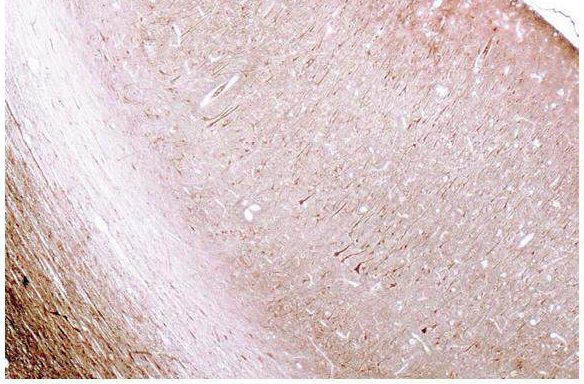
#> input picture assets/prep/0113-010-0-mask.jpg, 584 x 384 px
$ python -i build_baked.py   (imports and definitions only)
#> lines starting #> are read from the running program, lines starting #| are printed output that depends on the picture; after the words box and inside, x2 and y2 are one past the last pixel; in counts of white or black regions, pixels touching at a corner belong together
### scripts/build_assets.py
#!/usr/bin/env python3
"""Собирает изображения и данные тренажёра из трёх PDF с гистологическими препаратами.

Запуск:
    python3 scripts/build_assets.py --pdf-dir /path/to/pdfs

Зависимости: pymupdf, pillow, numpy, opencv-python-headless.
Результат: assets/prep/*.jpg, assets/reveal/*.jpg, js/data/preparations.js.

Исходные PDF в репозиторий не кладём: готовые изображения уже включены,
а скрипт нужен только для пересборки датасета.
"""
from __future__ import annotations

import argparse
import json
import math
import os
import re
import sys
from collections import defaultdict
from pathlib import Path

import cv2
import numpy as np
import pymupdf
from PIL import Image


ROOT = Path(__file__).resolve().parents[1]
PDF_FILES = [
    "Гистология_0113-0220-сжатый.pdf",
    "Гистология_0221-0330-сжатый.pdf",
    "Гистология_0331-0426-сжатый.pdf",
]
TAGS = ["0113", "0221", "0331"]
SLIDE_OFFSET = {"0113": 112, "0221": 220, "0331": 330}

SYSTEMS = [
    ("nervous", "Нервная система", "#7c6cf6"),
    ("sense", "Органы чувств", "#e0799c"),
    ("cardio", "Сердечно-сосудистая система", "#e05656"),
    ("endocrine", "Эндокринная система", "#d99327"),
    ("immune", "Кроветворение и иммунная система", "#3aa98a"),
    ("digestive", "Пищеварительная система", "#4a8fd8"),
    ("respiratory", "Дыхательная система", "#3f9ec4"),
    ("urinary", "Мочевыделительная система", "#8b6cd9"),
    ("reproductive", "Половая система", "#d368b0"),
    ("skin", "Кожа и её придатки", "#b98a55"),
    ("tooth", "Развитие зуба", "#5b8f6f"),
    ("embryo", "Плацента и эмбриональные ткани", "#a070c9"),
]

# id, название, номер, окраска, система, диапазоны (tag, первая страница, последняя страница)
GROUPS = [
    ("cerebellum_silver", "Мозжечок (импрегнация солями серебра)", "91", "Импрегнация солями серебра", "nervous", [("0113", 1, 4)]),
    ("cerebellum_he", "Мозжечок (гематоксилин-эозин)", "90", "Гематоксилин — эозин", "nervous", [("0113", 5, 8)]),
    ("neocortex", "Кора большого мозга (неокортекс)", "92", "Импрегнация солями серебра", "nervous", [("0113", 9, 12)]),
    ("cornea", "Роговица глаза", "93", "Гематоксилин — эозин", "sense", [("0113", 13, 15)]),
    ("retina", "Задняя стенка глаза (сетчатка)", "95", "Гематоксилин — эозин", "sense", [("0113", 16, 20)]),
    ("cochlea", "Улитка внутреннего уха (кортиев орган)", "96", "Гематоксилин — эозин", "sense", [("0113", 21, 26)]),
    ("microvessels", "Артериолы, венулы и капилляры мягкой мозговой оболочки", "", "Гематоксилин — эозин", "cardio", [("0113", 27, 32)]),
    ("neurovascular", "Сосудисто-нервный пучок", "102", "Гематоксилин — эозин", "cardio", [("0113", 33, 36)]),
    ("aorta", "Аорта", "", "Гематоксилин — эозин", "cardio", [("0113", 37, 39)]),
    ("heart", "Стенка сердца", "107", "Гематоксилин — эозин", "cardio", [("0113", 40, 48)]),
    ("purkinje", "Волокна Пуркинье (стенка сердца)", "107а", "Гематоксилин — эозин", "cardio", [("0113", 49, 50)]),
    ("pituitary", "Гипофиз", "109", "Гематоксилин — эозин", "endocrine", [("0113", 51, 59)]),
    ("thyroid", "Щитовидная железа", "110 / 110а", "Гематоксилин — эозин", "endocrine", [("0113", 60, 64)]),
    ("parathyroid", "Паращитовидная железа", "111", "Гематоксилин — эозин", "endocrine", [("0113", 65, 70)]),
    ("adrenal", "Надпочечник", "112", "Гематоксилин — эозин", "endocrine", [("0113", 71, 75)]),
    ("bone_marrow", "Красный костный мозг (мазок)", "115", "Гематоксилин — эозин", "immune", [("0113", 76, 79)]),
    ("thymus", "Тимус", "", "Гематоксилин — эозин", "immune", [("0113", 80, 89)]),
    ("lymph_node", "Лимфатический узел", "", "Гематоксилин — эозин", "immune", [("0113", 90, 100)]),
    ("spleen", "Селезёнка", "119", "Гематоксилин — эозин", "immune", [("0113", 101, 108), ("0221", 1, 4)]),
    ("tonsil", "Нёбная миндалина", "125", "Гематоксилин — эозин", "immune", [("0221", 5, 8)]),
    ("tongue_tip", "Срез кончика языка (кошки)", "", "Гематоксилин — эозин", "digestive", [("0221", 9, 11)]),
    ("tongue_foliate", "Язык: листовидные сосочки (кролика)", "", "Гематоксилин — эозин", "digestive", [("0221", 12, 13)]),
    ("esophagus", "Пищевод (поперечный срез верхней трети)", "124", "Гематоксилин — эозин", "digestive", [("0221", 14, 18)]),
    ("stomach_fundus", "Фундальный отдел желудка (дно)", "", "Конгорот — железный гематоксилин", "digestive", [("0221", 19, 22)]),
    ("stomach_pylorus", "Пилорическая часть желудка", "", "Гематоксилин — эозин", "digestive", [("0221", 23, 26)]),
    ("duodenum", "12-перстная кишка", "130", "Гематоксилин — эозин", "digestive", [("0221", 27, 31)]),
    ("jejunum", "Тощая кишка", "131", "Гематоксилин — эозин", "digestive", [("0221", 32, 35)]),
    ("colon", "Толстая кишка", "132", "Гематоксилин — эозин", "digestive", [("0221", 36, 41)]),
    ("appendix", "Червеобразный отросток (аппендикс)", "", "Гематоксилин — эозин", "digestive", [("0221", 42, 44)]),
    ("parotid", "Околоушная слюнная железа", "", "Гематоксилин — эозин", "digestive", [("0221", 45, 47)]),
    ("submandibular", "Подчелюстная слюнная железа", "", "Гематоксилин — эозин", "digestive", [("0221", 48, 50)]),
    ("sublingual", "Подъязычная слюнная железа", "", "Гематоксилин — эозин", "digestive", [("0221", 51, 53)]),
    ("pancreas", "Поджелудочная железа", "", "Гематоксилин — эозин", "digestive", [("0221", 54, 59)]),
    ("liver_pig", "Печень свиньи", "", "Гематоксилин — пикрофуксин", "digestive", [("0221", 60, 64)]),
    ("liver_human", "Печень человека", "136", "Гематоксилин — эозин", "digestive", [("0221", 65, 69)]),
    ("trachea", "Трахея", "64", "Гематоксилин — эозин", "respiratory", [("0221", 70, 74)]),
    ("lung", "Лёгкое", "", "Гематоксилин — эозин", "respiratory", [("0221", 75, 86)]),
    ("skin_finger", "Кожа пальца", "", "Гематоксилин — эозин", "skin", [("0221", 87, 90)]),
    ("skin_hair", "Кожа с волосом", "", "Гематоксилин — эозин", "skin", [("0221", 91, 94)]),
    ("kidney_rat", "Почка крысы", "146 / 146в", "Гематоксилин — эозин", "urinary", [("0221", 95, 110), ("0331", 1, 12)]),
    ("kidney_mallory", "Почка (окраска по Маллори)", "146", "По Маллори", "urinary", [("0331", 13, 25)]),
    ("bladder", "Мочевой пузырь", "147", "Гематоксилин — эозин", "urinary", [("0331", 26, 30)]),
    ("testis", "Семенник (яичко)", "149", "Гематоксилин — эозин", "reproductive", [("0331", 31, 36)]),
    ("epididymis", "Придаток семенника", "150", "Гематоксилин — эозин", "reproductive", [("0331", 37, 40)]),
    ("prostate", "Предстательная железа", "151", "Гематоксилин — эозин", "reproductive", [("0331", 41, 44)]),
    ("ovary", "Яичник (срез яичника кошки)", "152", "Гематоксилин — эозин", "reproductive", [("0331", 45, 48)]),
    ("corpus_luteum", "Жёлтое тело яичника", "153", "Гематоксилин — эозин", "reproductive", [("0331", 49, 52)]),
    ("uterus", "Матка (поперечный срез)", "154", "Гематоксилин — эозин", "reproductive", [("0331", 53, 57)]),
    ("mammary", "Лактирующая молочная железа", "157", "Гематоксилин — эозин", "reproductive", [("0331", 58, 61)]),
    ("placenta", "Плацента (плодная и материнская части)", "158 / 159", "Гематоксилин — эозин", "embryo", [("0331", 62, 68)]),
    ("pineal", "Эпифиз (шишковидное тело)", "", "Гематоксилин — эозин", "endocrine", [("0331", 69, 70)]),
    ("tooth_early", "Ранняя стадия развития зуба (эмалевый орган)", "", "Гематоксилин — эозин", "tooth", [("0331", 71, 72)]),
    ("tooth_late", "Поздняя стадия развития зуба (гистогенез)", "", "Гематоксилин — эозин", "tooth", [("0331", 73, 75)]),
    ("esoph_gastric", "Переход пищевода в желудок", "127", "Гематоксилин — эозин", "digestive", [("0331", 76, 80)]),
    ("gallbladder", "Желчный пузырь", "140", "Гематоксилин — эозин", "digestive", [("0331", 81, 84)]),
    ("ureter", "Мочеточник (поперечный срез)", "148", "Гематоксилин — эозин", "urinary", [("0331", 85, 88)]),
    ("oviduct", "Яйцевод (маточная труба)", "155", "Гематоксилин — эозин", "reproductive", [("0331", 89, 93)]),
    ("gastroduodenal", "Переход желудка в 12-перстную кишку", "129а", "Гематоксилин — эозин", "digestive", [("0331", 94, 96)]),
]

# Препараты, для которых в PDF нет описания — только снимки с подписями-стрелками.
# Текст написан под то, что реально видно на срезах этой серии.
HINTS_MANUAL = {
    "cerebellum_he": (
        "Серое и белое вещество образуют извилины и борозды, покрытые мягкой мозговой "
        "оболочкой с сосудами. Кора построена из трёх слоёв: светлого молекулярного с "
        "редкими мелкими клетками, ганглионарного — из одного ряда крупных грушевидных "
        "нейронов, и самого тёмного зернистого слоя из плотно лежащих клеток-зёрен. "
        "В центре извилины видно белое вещество."
    ),
    "cerebellum_silver": (
        "Импрегнация солями серебра окрашивает нейроны целиком: на светлом фоне видны "
        "чёрные тела клеток с отходящими дендритами. Кора построена из трёх слоёв: светлого "
        "молекулярного с тонкими дендритами, ряда крупных грушевидных нейронов в "
        "ганглионарном слое и тёмного зернистого из клеток-зёрен. В глубине извилины — "
        "белое вещество; рядом лежит мягкая мозговая оболочка."
    ),
    "placenta": (
        "На снимке — ветвящиеся ворсины в материнской крови. Каждая покрыта трофобластом: "
        "снаружи симпластотрофобласт, под ним цитотрофобласт. Соединительная ткань внутри "
        "ворсины содержит фибробласты и макрофаги, рядом видны сосуды с эритроцитами "
        "зародыша."
    ),
    "thyroid": (
        "Орган покрыт соединительнотканной капсулой, от которой внутрь отходят трабекулы, "
        "делящие паренхиму на дольки. Основная структура — фолликулы: пузырьки разной "
        "величины, стенка которых образована одним слоем тироцитов, а просвет заполнен "
        "розовым коллоидом. Между фолликулами лежит рыхлая соединительная ткань с "
        "капиллярами и межфолликулярными клетками."
    ),
    "spleen": (
        "Орган покрыт соединительнотканной капсулой из плотной волокнистой ткани с "
        "примесью гладкомышечных клеток; от неё внутрь отходят трабекулы, образующие "
        "каркас. Паренхима — пульпа — делится на белую (лимфоидные фолликулы вокруг "
        "артерий) и красную, пронизанную синусоидами и тяжами клеток."
    ),
    "lymph_node": (
        "Орган покрыт соединительнотканной капсулой, от которой внутрь отходят трабекулы. "
        "Паренхима разделена на корковое вещество с лимфоидными фолликулами по периферии и "
        "мозговое — с мозговыми тяжами в центре. Между ними лежат синусы: щелевидные "
        "пространства, выстланные эндотелием, по которым течёт лимфа."
    ),
    "esoph_gastric": (
        "На срезе видна резкая граница между двумя отделами пищеварительного тракта — "
        "зубчатая линия. Со стороны пищевода слизистую выстилает многослойный плоский "
        "неороговевающий эпителий, образующий глубокие продольные складки; он окрашен "
        "эозином в розовый цвет. Со стороны желудка эпителий однослойный призматический "
        "железистый, с желудочными ямками и железами в собственной пластинке."
    ),
    "kidney_rat": (
        "Орган покрыт капсулой; паренхима разделена на корковое и мозговое вещество. "
        "В корковом веществе разбросаны почечные тельца: клубочек капилляров внутри "
        "двухслойной капсулы, рядом — проксимальные и дистальные извитые канальцы с "
        "кубическим эпителием, у проксимальных видна щёточная каёмка. В мозговом веществе "
        "тянутся прямые канальцы и собирательные трубочки, визуально сходные с лучами."
    ),
    "purkinje": (
        "Под эндокардом, в толще миокарда, видны крупные проводящие кардиомиоциты: они "
        "заметно шире и длиннее обычных рабочих, собраны в пучки, окружённые "
        "соединительной тканью. Цитоплазма светлая, почти без поперечной исчерченности, "
        "ядра крупные, лежат в центре клетки. Рядом проходят обычные сократительные "
        "кардиомиоциты."
    ),
    "tongue_foliate": (
        "Слизистая оболочка образует параллельные складки высотой в несколько миллиметров, "
        "разделённые глубокими бороздами. Свободную поверхность покрывает многослойный "
        "плоский неороговевающий эпителий, местами с вкусовыми почками на боковых стенках "
        "борозд. В собственной пластинке лежат белковые железы, кровеносные сосуды и "
        "нервные волокна, глубже — пучки скелетной мышечной ткани."
    ),
    "microvessels": (
        "На срезе видны многочисленные сосуды разного калибра, лежащие в рыхлой "
        "соединительной ткани. Артериальные ветви узнаются по более толстой стенке с "
        "заметным слоем гладких миоцитов и узкому просвету, венозные — по широкому "
        "просвету и тонкой стенке, капилляры — по одному слою эндотелиальных клеток. "
        "Кровяное содержимое местами сохранилось в просветах."
    ),
    "bladder": (
        "Стенка полого органа состоит из слизистой, подслизистой, мышечной и серозной "
        "оболочек. Слизистая выстлана переходным эпителием: поверхностные клетки крупные, "
        "куполообразные, нередко двуядерные. Собственная пластинка рыхлая, с сосудами; "
        "подслизистая основа выражена слабо. Мышечная оболочка из трёх нечётко "
        "разграниченных слоёв — косо продольных и циркулярного между ними."
    ),
    "parathyroid": (
        "Паренхима образована тяжами и скоплениями мелких эндокринных клеток, разделёнными "
        "тонкими прослойками соединительной ткани с капиллярами. Клетки светлые, с округлыми "
        "ядрами; среди них встречаются более крупные оксифильные. Долек и фолликулов, как в "
        "щитовидной железе, здесь нет — орган выглядит однородным."
    ),
    "skin_hair": (
        "В эпидермисе видны слои: базальный, шиповатый, зернистый и тонкий роговой. В дерме "
        "проходят корни волос: продольные срезы показывают волосяной фолликул с корнем и "
        "мозговым веществом, поперечные — округлые кольца фолликула. Рядом лежат сальные "
        "железы, а в глубоких слоях — жировая ткань. Волос пересекает всю толщу кожи под углом."
    ),
    "oviduct": (
        "Стенка трубки состоит из трёх оболочек: слизистой, мышечной и серозной. Слизистая "
        "образует разветвлённые продольные складки, из-за чего просвет выглядит звёздчатым; она "
        "выстлана однослойным призматическим эпителием с ресничными клетками. Мышечная оболочка "
        "толстая, с двумя слоями гладких миоцитов. Снаружи — серозная оболочка."
    ),
}

# Ручная классификация слайдов с одним растровым объектом и без векторного текста.
CLEAN_SINGLE = {
    ("0221", 18), ("0221", 63), ("0221", 78), ("0221", 80), ("0221", 82),
    ("0221", 98), ("0221", 100), ("0221", 102), ("0221", 104), ("0221", 106), ("0221", 110),
    ("0331", 2), ("0331", 4), ("0331", 6), ("0331", 8), ("0331", 10), ("0331", 12),
    ("0331", 14), ("0331", 16), ("0331", 18), ("0331", 22), ("0331", 25), ("0331", 29),
    ("0331", 77), ("0331", 79),
}
HEADER_SINGLE = {("0113", 20), ("0113", 23), ("0113", 64), ("0221", 37)}
SKIP_SINGLE = {
    ("0113", 15), ("0113", 31), ("0113", 32), ("0113", 53), ("0113", 54),
    ("0221", 8), ("0221", 77),
    ("0331", 86),
}
# Слайды-схемы с двумя объектами: в тренажёр не берём.
SKIP_PAIRS = {("0221", 10), ("0221", 52)}

GROUP_BY_PAGE: dict[tuple[str, int], str] = {}
for gid, *_rest, ranges in GROUPS:
    for tag, a, b in ranges:
        for pn in range(a, b + 1):
            GROUP_BY_PAGE[(tag, pn)] = gid
#> further down, picture is the input picture: PIL image 584x384 RGB; mean R, G, B 217.6, 198.1, 199.5


# [14 lines left out: functions pixmap_to_rgb, dhash, not called in this run]


def ham(a: int, b: int) -> int:
    return (a ^ b).bit_count()


# [433 lines left out: functions caption_score, detect_captions, tissue_score, crop_header, crop_slide, header_block and 7 more, not called in this run]


HINT_CHARS = 700   # с запасом: приложение само укорачивает подсказку до 240 знаков
THEORY_CHARS = 2600   # теория препарата в атласе: вся проза PDF, но без фанатизма


# [26 lines left out: function clean_text_snippet, not called in this run]


SERVICE_LINE = re.compile(r"^(Препарат|Окраска|Раздел)\b", re.I)
URL_RE = re.compile(r"https?://\S+")
TITLE_NOISE = re.compile(r"[«»\"'()]")


def text_key(text: str) -> str:
    """Ключ сравнения названий: регистр, ё→е, пунктуация не важны."""
    return re.sub(r"[^a-zа-я0-9]+", " ", re.sub(r"ё", "е", text.lower())).strip()


# [389 lines left out: functions title_paths, page_prose, collect_hints, collect_theory, split_sentences, main, not called in this run]


# [2 lines that do not run on import are left out]

### scripts/build_baked.py
#!/usr/bin/env python3
"""Режим «Структуры» для снимков, где подписи запечены в растр.

На части слайдов подписи нарисованы прямо на картинке: векторного текста
нет, поэтому build_structures.py такие страницы пропускает. Здесь мы
разбираем сам растр:

1. находим плашки подписей — белые прямоугольники с тёмным текстом;
2. готовим два кадра: вопрос (текст в плашках залит, на его месте номер)
   и ответ (подписи как есть);
3. названия структур берём из scripts/baked_labels.json.

Почему названия из файла, а не с картинки: в песочнице нет OCR для
кириллицы (ни tesseract, ни модели для onnxruntime скачать нельзя).
Названия вписываются руками по кропам, порядок — сверху вниз, слева
направо. Страницы без записи в этом файле пропускаются: покрытие можно
наращивать постепенно.

Кончики стрелок НЕ вычисляются. На растре «самая дальняя точка белой
компоненты» попадает то на хвост выноски, то на соседнюю стрелку, а
проверить глазами каждую плашку на 400+ страницах невозможно. Номер
ставится на саму плашку, стрелка остаётся видимой — так снимок не врёт.

Запуск:
    python3 scripts/build_baked.py --pdf-dir /tmp/arena-coding-uploads
    python3 scripts/build_baked.py --pdf-dir /tmp/arena-coding-uploads --only 0113-010
"""
from __future__ import annotations

import argparse
import io
import json
import sys
from collections import defaultdict
from pathlib import Path

import cv2
import numpy as np
import pymupdf
from PIL import Image, ImageDraw, ImageFont

ROOT = Path(__file__).resolve().parents[1]
sys.path.insert(0, str(ROOT / "scripts"))

from build_assets import GROUPS, PDF_FILES, TAGS  # noqa: E402
import build_structures as bs  # noqa: E402

CURATION = ROOT / "scripts" / "baked_labels.json"
OUT_JS = ROOT / "js" / "data" / "baked.js"
IMG_DIR = ROOT / "assets" / "baked"
SCALE = 1.7          # во сколько раз увеличиваем кадр для показа
MIN_SIDE = 200       # картинки меньше этого — не препарат
MARK = (30, 90, 200)  # цвет номера структуры на кадре-вопросе


# ---------------------------------------------------------------- растр

def _fill(m: np.ndarray) -> np.ndarray:
    """Залить дыры (буквы) внутри бинарной маски."""
    h, w = m.shape
    ff = m.copy()
    mask = np.zeros((h + 2, w + 2), np.uint8)
    cv2.floodFill(ff, mask, (0, 0), 1)
    return (m | (1 - ff)).astype(np.uint8)


# [13 lines left out: function _ring_light, not called in this run]


def header_plate(img: Image.Image):
    """Кремовая плашка шапки «Препарат №… / Окраска: …».

    Векторного текста в таких слайдах нет — шапка тоже запечена в растр.
    Ищем крупный светлый прямоугольник в верхней трети картинки, внутри
    которого есть тёмные буквы.

    Важно: сюда попадают далеко не все шапки (бывают серые, бывают
    сросшиеся с рамкой снимка). Если шапка не найдена, снимок в каталог не
    идёт — см. require_head в main.
    """
    a = np.asarray(img.convert("RGB")).astype(np.int16)
    h, w = a.shape[:2]
    light = ((a[:, :, 0] > 225) & (a[:, :, 1] > 215) & (a[:, :, 2] > 195)
             & (a[:, :, 0] >= a[:, :, 2])).astype(np.uint8)
    n, _lab, stats, _ = cv2.connectedComponentsWithStats(light, 8)
    best = None
    for i in range(1, n):
        x, y, cw, ch, area = [int(v) for v in stats[i]]
        if cw < 0.45 * w or ch < 0.03 * h or y > 0.35 * h:
            continue
        if area < 0.6 * cw * ch:
            continue
        sub = a[y:y + ch, x:x + cw]
        dark = ((sub.max(2) < 130)).sum()
        if dark < 0.004 * cw * ch:
            continue                       # пустое поле, а не шапка с текстом
        if best is None or area > best[4]:
            best = (x, y, cw, ch, area)
    if best is None:
        return None
    x, y, cw, ch, _ = best
    return (x, y, x + cw, y + ch)


def _boxes_from_core(core: np.ndarray, kx: int, ky: int):
    """Прямоугольные куски, «прошедшие» ядром kx×ky."""
    n, _lab, st, _ = cv2.connectedComponentsWithStats(core, 8)
    out = []
    for i in range(1, n):
        x, y, w, h = [int(v) for v in st[i][:4]]
        out.append((x, y, x + w, y + h))
    return out


def plates_and_tips(img: Image.Image) -> list[dict]:
    """Плашки подписей на картинке-растре.

    Признак плашки: белая заливка с ровными краями и тёмный текст внутри.
    Прямоугольность проверяем эрозией ядром: от прямоугольника остаётся
    прямоугольник, от хвоста-выноски — ничего. Поле страницы отсекаем по
    тому, что его ядро совпадает с целой компонентой.
    """
    a = np.asarray(img.convert("RGB")).astype(np.int16)
    h, w = a.shape[:2]
    S = max(1.0, max(h, w) / 700.0)

    mx, mn = a.max(2), a.min(2)
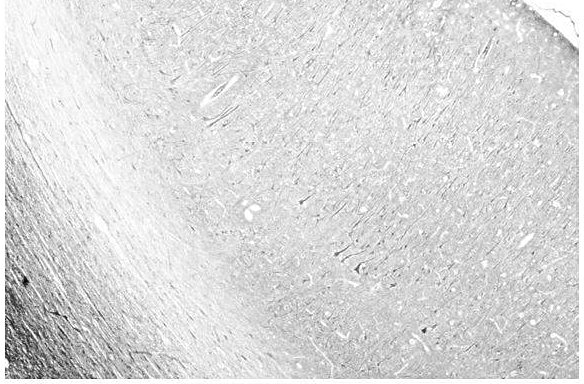
#> mx: shape (384, 584) int16; min 1, max 255, mean 217.7
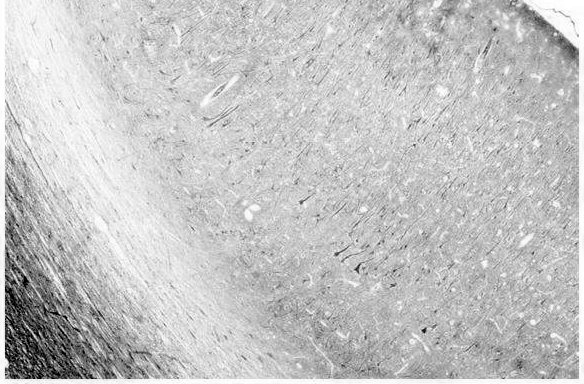
#> mn: shape (384, 584) int16; min 0, max 255, mean 195.8
    white = ((mx > 205) & ((mx - mn) < 60)).astype(np.uint8)
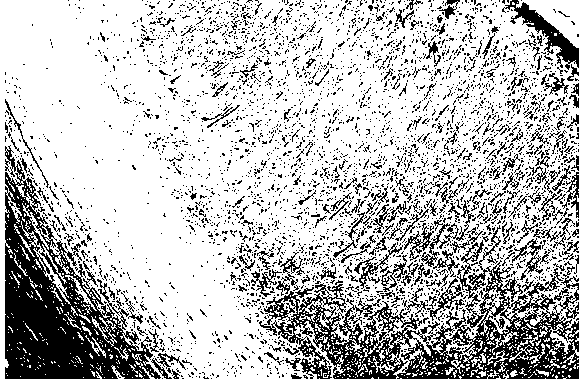
#> white: shape (384, 584); values 0 (black) and 1 (white), 74.9% white; 4115 black regions (3879 under 20 px), largest, box (x1, y1, x2, y2) and area: (259, 225, 579, 379) 14611, (5, 145, 161, 379) 14051, (502, 0, 579, 70) 1297
    n, lab, stats, _ = cv2.connectedComponentsWithStats(white, 8)
#> lab: shape (384, 584) int32; 647 distinct labels, from 0 to 646
#> n = 647; stats = 647 rows, first 6: [5, 0, 574, 379, 56192], [0, 0, 584, 384, 163118], [512, 2, 3, 3, 8], [517, 2, 1, 1, 1], [411, 5, 1, 3, 3], [379, 18, 1, 1, 1]
#> (the rest of the program and of its run is left out)
